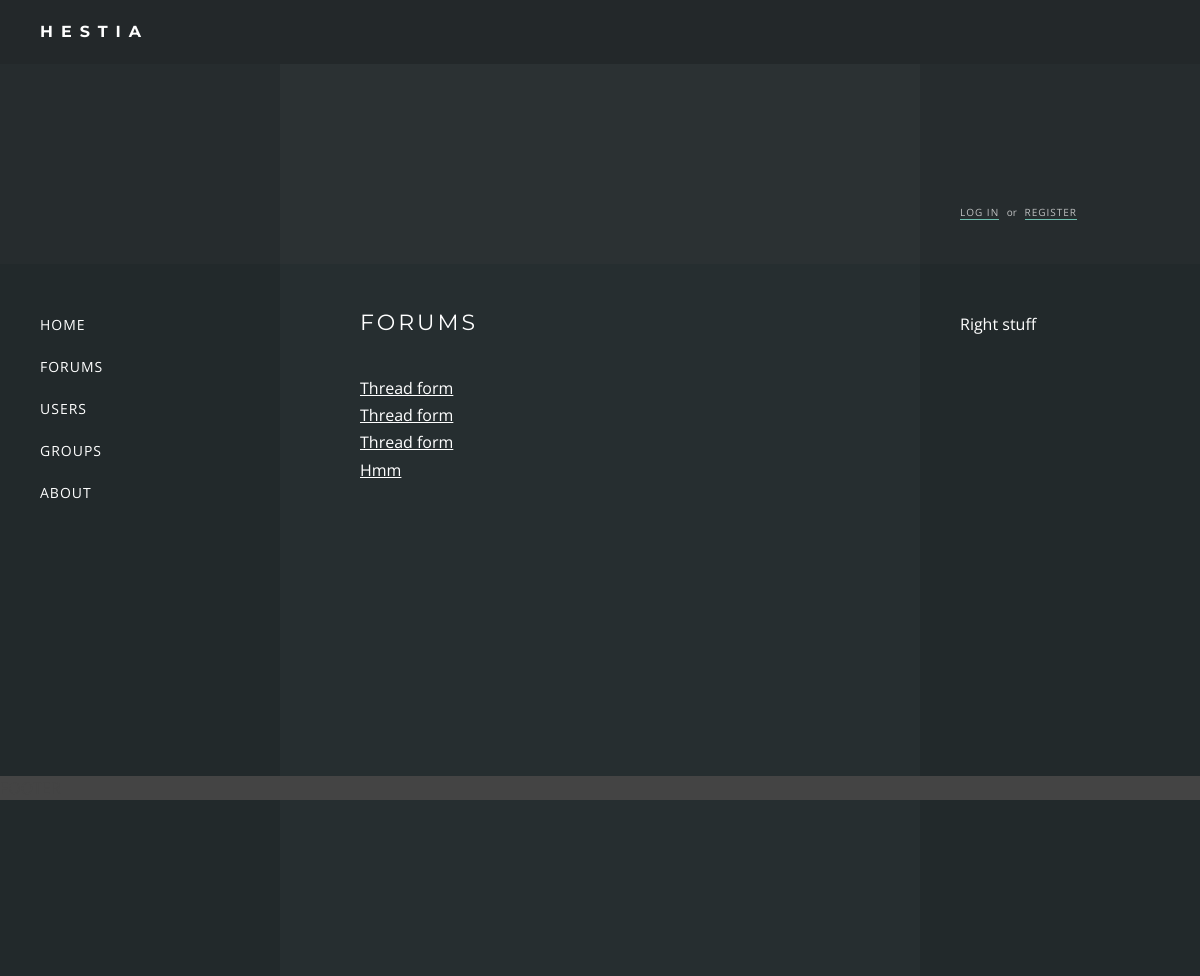
Before: /forums/ with the older database file.
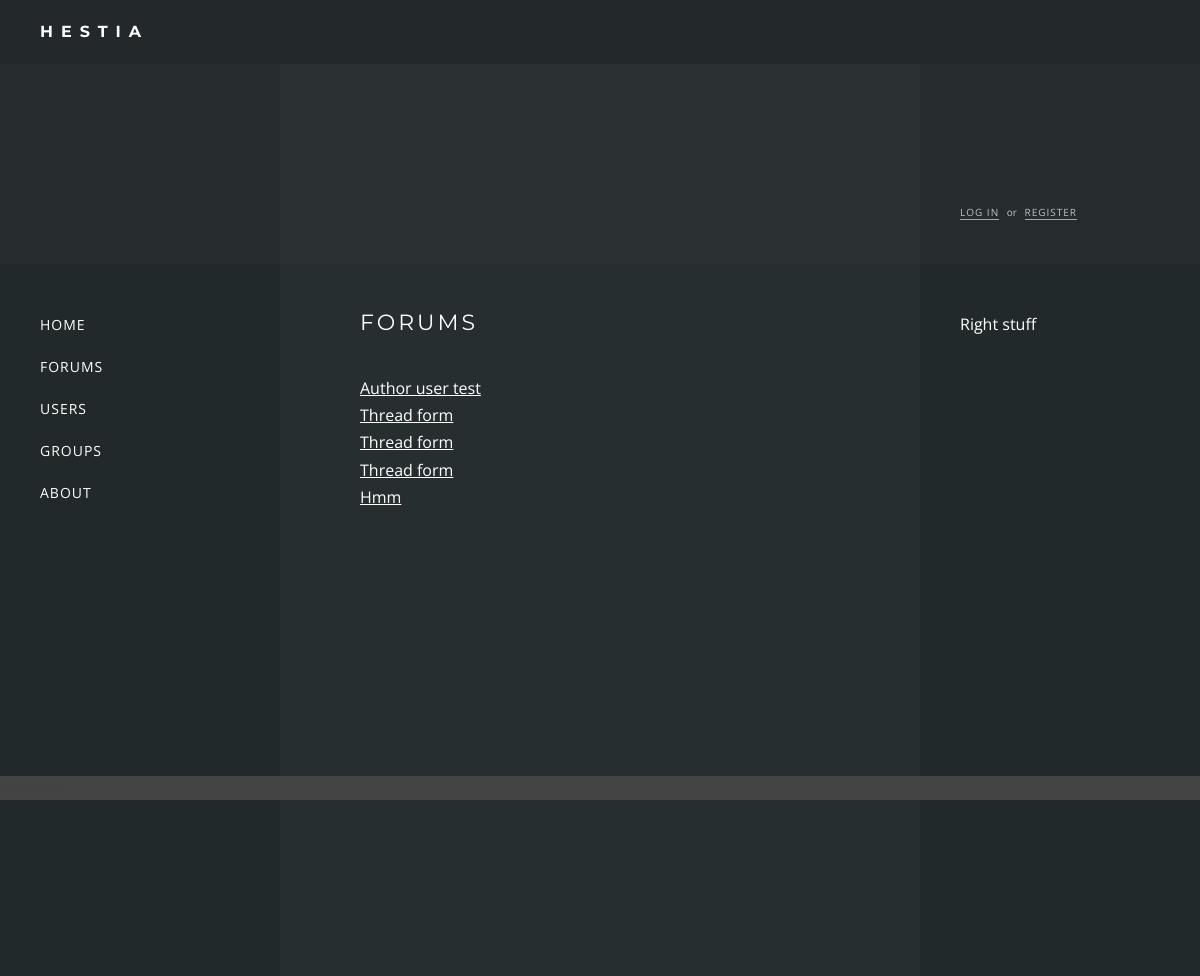
After: the same page with the newer database file.
### forums/models.py (models this page shows, shortened)
class Thread(models.Model):
    thread_title = models.CharField(max_length=200)
    thread_content = models.CharField(max_length=200)
    thread_date = models.DateTimeField('date posted')
    author = models.ForeignKey(settings.AUTH_USER_MODEL, null=True)
    def was_posted_recently(self):
    	now = timezone.now()
    	return now - datetime.timedelta(days=1) <= self.thread_date <= now
    was_posted_recently.thread_date  = True
    was_posted_recently.boolean = True
    was_posted_recently.short_description = 'Published recently?'

### forums/views.py (the view)
class IndexView(generic.ListView):
    template_name = 'forums/index.html'
    context_object_name = 'latest_thread_list'
    def get_queryset(self):
        return Thread.objects.order_by('-thread_date')[:5]

### forums/templates/forums/index.html
{% extends "base.html" %}
{% block content %}
    <h1>{% block title %}Forums{% endblock %}</h1>
    {% if latest_thread_list %}
        <ul>
        {% for thread in latest_thread_list %}
            <li><a href="/forums/{{ thread.id }}/">{{ thread.thread_title }}</a></li>
        {% endfor %}
        </ul>
    {% else %}
        <p>No threads</p>
    {% endif %}
{% endblock %}

Changed rows visible on the page:
added Thread: thread_title "Author user test"
